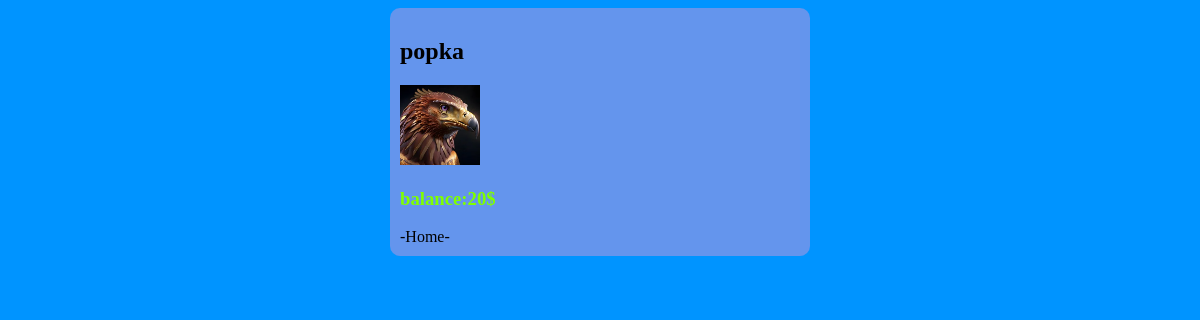
Screenshot of /profile/3 (signed in) with the database file from the repository.
### app.py (models this page shows)
class User(db.Model):
    id = db.Column(db.Integer,primary_key = True)
    login = db.Column(db.String(80), unique = True, nullable = False)
    Password = db.Column(db.String(120), nullable = False)
    is_admin = db.Column(db.Integer, default = 0)
    balance = db.Column(db.Integer, default = 0)
    image = db.Column(db.String(150),nullable = False)

### app.py (the view)
@app.route('/profile/<int:id>')
def another_profile(id):
    if 'user' not in session:
        return redirect(url_for('home'))
    user = User.query.filter_by(id = id).first()
    if not user:
        return redirect(url_for('home'))
    return render_template('another.html',user = user)

### templates/another.html (shortened to what this page needs)
<!DOCTYPE html>
<html>
<head>
</head>
<body>
    <div class="profile">
        <h2>{{user.login}}</h2>
        <img src="{{url_for('static',filename='avatars/'+ user.image)}}", width="80">
        <h3>balance:{{user.balance}}$</h3>
        <a href="/">-Home-</a>
    </div>
</body>
</html>

### templates/another.html (style rules this page uses)
.profile { width: 400px; margin: auto; padding: 10px; background-color: cornflowerblue; border-radius: 10px; font-style: normal; }
body { background-color: #0094ff; }
a { color:black; text-decoration: none; font-style: normal; }
h3 { color:chartreuse }

### rows the page displays
User: login "popka", image (picture), balance "20"
